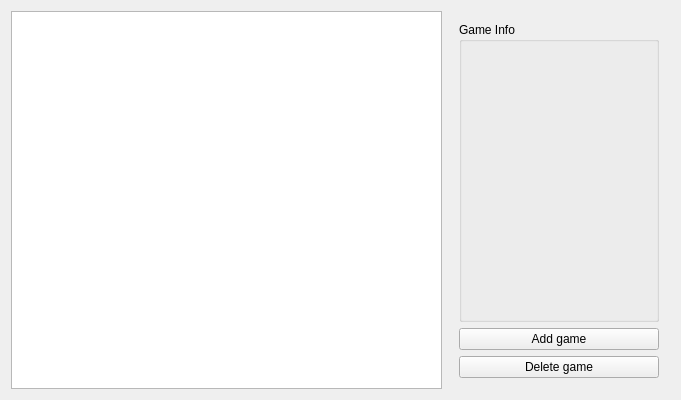
<?xml version="1.0" encoding="UTF-8"?>
<ui version="4.0">
 <class>BorderlessClass</class>
 <widget class="QMainWindow" name="BorderlessClass">
  <property name="geometry">
   <rect>
    <x>0</x>
    <y>0</y>
    <width>681</width>
    <height>400</height>
   </rect>
  </property>
  <property name="windowTitle">
   <string>Borderless</string>
  </property>
  <widget class="QWidget" name="centralWidget">
   <layout class="QHBoxLayout" name="horizontalLayout">
    <item>
     <widget class="QListWidget" name="gameList"/>
    </item>
    <item>
     <widget class="QWidget" name="widget" native="true">
      <layout class="QVBoxLayout" name="verticalLayout">
       <item>
        <widget class="QGroupBox" name="groupBox">
         <property name="minimumSize">
          <size>
           <width>200</width>
           <height>0</height>
          </size>
         </property>
         <property name="title">
          <string>Game Info</string>
         </property>
        </widget>
       </item>
       <item>
        <widget class="QPushButton" name="pushButton">
         <property name="text">
          <string>Add game</string>
         </property>
        </widget>
       </item>
       <item>
        <widget class="QPushButton" name="pushButton_2">
         <property name="text">
          <string>Delete game</string>
         </property>
        </widget>
       </item>
      </layout>
     </widget>
    </item>
   </layout>
  </widget>
 </widget>
 <layoutdefault spacing="6" margin="11"/>
 <resources>
  <include location="../Resources/Borderless.qrc"/>
 </resources>
 <connections/>
</ui>
